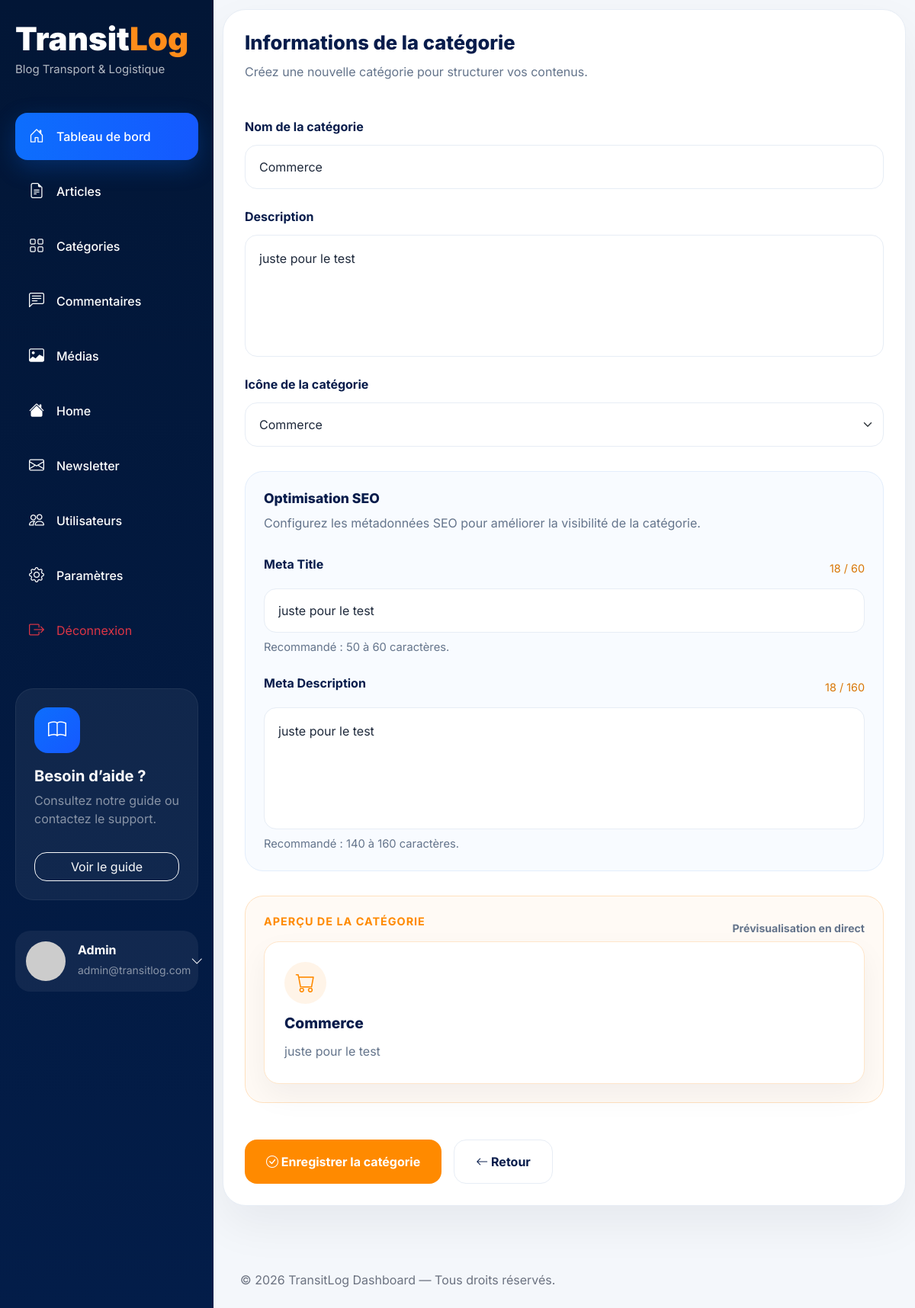
Screenshot of /dashboard/category/commerce/update/ (signed in) with the database file from the repository.
### app/models.py (models this page shows, shortened)
class Category(models.Model):
    name = models.CharField(max_length=100)
    slug = models.SlugField(max_length=100, unique=True)
    description = models.TextField(blank=True)
    icon = models.CharField(
        max_length=100,
        default='bi bi-folder',
        help_text="Classe Bootstrap Icons, ex: bi bi-truck"
    )
    meta_title = models.CharField(max_length=60, blank=True)
    meta_description = models.CharField(max_length=160, blank=True)
    class Meta:
        verbose_name_plural = 'Categories'
        ordering = ['name']

### dashboard/views.py (the view)
# urls.py: path('category/<str:slug>/update/', CategoryUpdateView.as_view(), name='update-category'),
class CategoryUpdateView(AdminRequiredMixin, UpdateView):
    model = Category
    form_class = CategoryAddForm
    template_name = 'dash/add_category.html'
    success_url = reverse_lazy('categories-list')

### dashboard/forms.py
class CategoryAddForm(forms.ModelForm):
    icon = forms.ChoiceField(
        choices=ICON_CHOICES,
        widget=forms.Select(attrs={
            "class": "form-select",
        })
    )
    class Meta:
        model = Category
        fields = ['name', 'description', 'meta_title', 'meta_description', 'icon']
        widgets = {
            'name': forms.TextInput(attrs={'class': 'form-control', 'id': 'category-name', 'placeholder': 'Entrez le nom de la catégorie'}),
            'description': forms.Textarea(attrs={'class': 'form-control', 'id': 'category-description', 'placeholder': 'Rédiger une description pour la catégorie', 'rows': 3}),
            'meta_title': forms.TextInput(attrs={'class': 'form-control', 'id': 'meta-title', 'placeholder': 'Titre SEO optimisé'}),
            'meta_description': forms.Textarea(attrs={'class': 'form-control', 'id': 'meta-description', 'placeholder': 'Description SEO optimisée', 'rows': 3}),
        }

### dashboard/views.py (called while the page is built)
    def test_func(self):
        return self.request.user.role == 'admin'

### dashboard/templates/dash/add_category.html (shortened to what this page needs)
{% extends 'dash_base.html' %}
{% load static %}
{% block extra_css %}
  <link rel="stylesheet" href="{% static 'css/dash/add_category.css' %}" />
{% endblock %}
{% block content %}
  <section class="form-section">
    <div class="container">
      <div class="category-card">
        <div class="mb-5">
          <h2 class="section-title">Informations de la catégorie</h2>
          <p class="section-subtitle">Créez une nouvelle catégorie pour structurer vos contenus.</p>
        </div>
        <form method="post" id="category-form">
          <div class="row g-4">
            <div class="col-12">
              <label class="form-label" for="category-name">Nom de la catégorie</label>
              {{ form.name }}
            </div>
            <div class="col-12">
              <label class="form-label" for="category-description">Description</label>
              {{ form.description }}
            </div>
            <div class="col-12">
              <label class="form-label" for="id_icon">Icône de la catégorie</label>
              {{ form.icon }}
            </div>
          </div>
          <div class="seo-box">
            <h4>Optimisation SEO</h4>
            <p>Configurez les métadonnées SEO pour améliorer la visibilité de la catégorie.</p>
            <div class="row g-4">
              <div class="col-12">
                <div class="d-flex align-items-center justify-content-between mb-2">
                  <label class="form-label" for="meta-title">Meta Title</label>
                  <span id="title-counter" class="char-counter">0 / 60</span>
                </div>
                {{ form.meta_title }}
                <div class="form-note">Recommandé : 50 à 60 caractères.</div>
              </div>
              <div class="col-12">
                <div class="d-flex align-items-center justify-content-between mb-2">
                  <label class="form-label" for="meta-description">Meta Description</label>
                  <span id="description-counter" class="char-counter">0 / 160</span>
                </div>
                {{ form.meta_description }}
                <div class="form-note">Recommandé : 140 à 160 caractères.</div>
              </div>
            </div>
          </div>
          <div class="preview-box">
            <div class="preview-header d-flex align-items-center justify-content-between">
              <h5>APERÇU DE LA CATÉGORIE</h5>
              <span class="preview-status">Prévisualisation en direct</span>
            </div>
            <div class="preview-category">
              <div class="preview-icon">
                <i id="preview-icon-symbol" class="{{ form.icon.value|default:'bi bi-folder' }}"></i>
              </div>
              <h3 class="preview-title">{{ category.name }}</h3>
              <p class="preview-description">Retrouvez tous les articles liés au transport maritime, au fret international, aux procédures portuaires et aux stratégies logistiques maritimes.</p>
            </div>
          </div>
          <div class="d-flex flex-wrap gap-3 mt-5">
            <button id="save-category" type="submit" class="btn-primary-custom" disabled>
              <i class="bi bi-check-circle"></i>
              Enregistrer la catégorie
            </button>
            <button id="return-button" type="button" class="btn-outline-custom">
              <i class="bi bi-arrow-left"></i>
              Retour
            </button>
          </div>
        </form>
      </div>
    </div>
  </section>
{% endblock %}

### static/css/dash/dashboard.css (style rules this page uses)
* { margin: 0; padding: 0; box-sizing: border-box; }
html { scroll-behavior: smooth; }
body { font-family: 'Inter', sans-serif; background: #f4f7fb; min-height: 100vh; overflow-x: hidden; }
.section-title { font-size: 26px; font-weight: 700; color: #04183a; }

### static/css/dash/list_category.css (style rules this page uses)
.section-title { margin: 0; color: #0f172a; font-size: 18px; font-weight: 700; }

### static/css/dash/add_category.css (style rules this page uses)
:root { --primary: #081c4b; --secondary: #ff8a00; --light: #f5f7fb; --white: #ffffff; --text: #1e293b; --muted: #64748b; --border: #e7edf5; }
* { margin: 0; padding: 0; box-sizing: border-box; }
.form-section { margin-top: 12px; position: relative; z-index: 10; padding-bottom: 60px; }
.category-card { background: #fff; border-radius: 30px; padding: 28px; border: 1px solid var(--border); box-shadow: 0 25px 60px rgba(15, 23, 42, 0.06); }
.section-title { font-size: 1.6rem; font-weight: 800; color: var(--primary); margin-bottom: 10px; }
.section-subtitle { color: var(--muted); margin-bottom: 28px; }
.form-label { font-weight: 700; color: var(--primary); margin-bottom: 12px; }
.form-control { height: 58px; border-radius: 16px; border: 1px solid var(--border); padding: 14px 18px; transition: 0.3s; color: var(--text); }
.form-select { height: 58px; border-radius: 16px; border: 1px solid var(--border); padding: 14px 18px; transition: 0.3s; color: var(--text); }
textarea.form-control { min-height: 160px; resize: none; padding-top: 18px; }
.form-note { margin-top: 8px; font-size: 0.92rem; color: var(--muted); }
.seo-box { background: #f8fbff; border-radius: 24px; padding: 24px; border: 1px solid #e3eefc; margin-top: 32px; }
.seo-box h4 { font-size: 1.1rem; font-weight: 800; color: var(--primary); margin-bottom: 10px; }
.seo-box p { color: var(--muted); margin-bottom: 30px; }
.preview-box { background: #fffaf5; border: 1px solid #ffe1bf; border-radius: 24px; padding: 24px; margin-top: 32px; }
.preview-box h5 { color: var(--secondary); font-size: 0.9rem; font-weight: 700; letter-spacing: 1px; margin-bottom: 18px; }
.preview-category { background: #fff; border-radius: 20px; padding: 20px; border: 1px solid #ffe6ca; }
.preview-icon { width: 55px; height: 55px; border-radius: 50%; background: #fff4e8; display: flex; align-items: center; justify-content: center; font-size: 1.6rem; color: var(--secondary); margin-bottom: 14px; }
.preview-category h3 { font-size: 1.2rem; font-weight: 800; color: var(--primary); margin-bottom: 10px; }
.preview-category p { color: var(--muted); line-height: 1.9; margin-bottom: 0; }
.btn-primary-custom { background: var(--secondary); color: #fff; border: none; height: 58px; border-radius: 16px; padding: 0 28px; font-weight: 700; transition: 0.3s; }
.btn-outline-custom { background: #fff; border: 1px solid var(--border); color: var(--primary); height: 58px; border-radius: 16px; padding: 0 28px; font-weight: 700; transition: 0.3s, transform 0.3s; }
.char-counter { font-size: 0.9rem; color: var(--muted); }
.char-counter.counter-warning { color: #d97706; }
.preview-header { gap: 12px; }
.preview-status { color: var(--muted); font-size: 0.88rem; font-weight: 700; }
.preview-category { background: #fff; border-radius: 20px; padding: 26px; border: 1px solid #ffe6ca; box-shadow: 0 16px 38px rgba(15, 23, 42, 0.05); transition: transform 0.3s ease, box-shadow 0.3s ease; }

### rows the page displays
Category: name "Commerce", description "juste pour le test", icon "Commerce", meta_title "juste pour le test", meta_description "juste pour le test"
